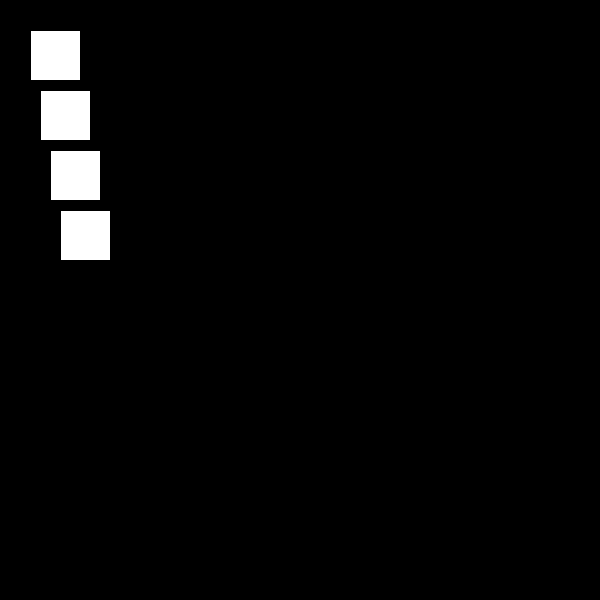
Frame 1 (no input)
Frame 60 (the mouse pressed at the canvas centre just before this capture): identical to frame 1, image omitted
Frame 120 (the mouse held since frame 60 and released just before this capture): identical to frame 1, image omitted

The Processing sketch that drew this single still picture (run headless with seeded random() and noise(); from frame 60 on, the mouse is pressed at the canvas centre):

// Processing sketch: sketch_240415a_arreglos_array
// ── sketch_240415a_arreglos_array.pde
// declaramos un arreglo con 4 valores llamado rX por rect X
int[] rX = {30, 40, 50, 60};

void setup(){
  size(600, 600);
}

void draw(){
  background(0);
  // usamos los valores del arreglo
  rect(rX[0], 30, 50, 50); // el valor del eje x toma el índice 1 igual a 30
  rect(rX[1], 90, 50, 50); // el valor del eje x toma el índice 1 igual a 40
  rect(rX[2], 150, 50, 50); // el valor del eje x toma el índice 1 igual a 50
  rect(rX[3], 210, 50, 50); // el valor del eje x toma el índice 1 igual a 60
}
